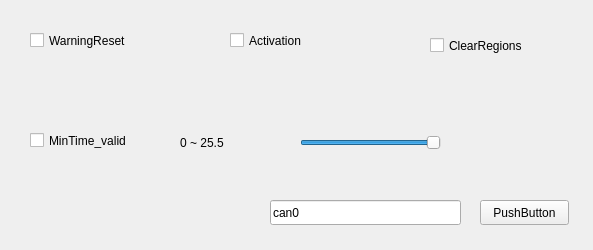
<?xml version="1.0" encoding="UTF-8"?>
<ui version="4.0">
 <class>MainWindow</class>
 <widget class="QMainWindow" name="MainWindow">
  <property name="geometry">
   <rect>
    <x>0</x>
    <y>0</y>
    <width>593</width>
    <height>250</height>
   </rect>
  </property>
  <property name="windowTitle">
   <string>MainWindow</string>
  </property>
  <widget class="QWidget" name="centralwidget">
   <widget class="QCheckBox" name="checkBox0">
    <property name="geometry">
     <rect>
      <x>30</x>
      <y>30</y>
      <width>121</width>
      <height>21</height>
     </rect>
    </property>
    <property name="text">
     <string>WarningReset</string>
    </property>
   </widget>
   <widget class="QCheckBox" name="checkBox1">
    <property name="geometry">
     <rect>
      <x>230</x>
      <y>30</y>
      <width>101</width>
      <height>21</height>
     </rect>
    </property>
    <property name="text">
     <string>Activation</string>
    </property>
   </widget>
   <widget class="QCheckBox" name="checkBox3">
    <property name="geometry">
     <rect>
      <x>30</x>
      <y>130</y>
      <width>131</width>
      <height>21</height>
     </rect>
    </property>
    <property name="text">
     <string>MinTime_valid</string>
    </property>
   </widget>
   <widget class="QCheckBox" name="checkBox2">
    <property name="geometry">
     <rect>
      <x>430</x>
      <y>30</y>
      <width>121</width>
      <height>31</height>
     </rect>
    </property>
    <property name="text">
     <string>ClearRegions </string>
    </property>
   </widget>
   <widget class="QLabel" name="label0">
    <property name="geometry">
     <rect>
      <x>180</x>
      <y>130</y>
      <width>140</width>
      <height>25</height>
     </rect>
    </property>
    <property name="text">
     <string>0 ~ 25.5</string>
    </property>
   </widget>
   <widget class="QSlider" name="maxSlider0">
    <property name="geometry">
     <rect>
      <x>300</x>
      <y>130</y>
      <width>141</width>
      <height>25</height>
     </rect>
    </property>
    <property name="maximum">
     <number>255</number>
    </property>
    <property name="value">
     <number>255</number>
    </property>
    <property name="orientation">
     <enum>Qt::Horizontal</enum>
    </property>
   </widget>
   <widget class="QLineEdit" name="lineEdit">
    <property name="geometry">
     <rect>
      <x>270</x>
      <y>200</y>
      <width>191</width>
      <height>25</height>
     </rect>
    </property>
    <property name="text">
     <string>can0</string>
    </property>
    <property name="placeholderText">
     <string>can name</string>
    </property>
   </widget>
   <widget class="QPushButton" name="sendButton">
    <property name="geometry">
     <rect>
      <x>480</x>
      <y>200</y>
      <width>89</width>
      <height>25</height>
     </rect>
    </property>
    <property name="text">
     <string>PushButton</string>
    </property>
   </widget>
  </widget>
 </widget>
 <resources/>
 <connections/>
</ui>
